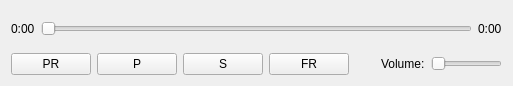
<?xml version="1.0" encoding="UTF-8"?>
<ui version="4.0">
 <class>PlayerControls</class>
 <widget class="QWidget" name="PlayerControls">
  <property name="geometry">
   <rect>
    <x>0</x>
    <y>0</y>
    <width>513</width>
    <height>86</height>
   </rect>
  </property>
  <property name="windowTitle">
   <string>Form</string>
  </property>
  <layout class="QVBoxLayout" name="verticalLayout">
   <item>
    <layout class="QHBoxLayout" name="playerLayout">
     <item>
      <widget class="QLabel" name="currentPositionLabel">
       <property name="text">
        <string>0:00</string>
       </property>
      </widget>
     </item>
     <item>
      <widget class="QSlider" name="playerSlider">
       <property name="orientation">
        <enum>Qt::Horizontal</enum>
       </property>
      </widget>
     </item>
     <item>
      <widget class="QLabel" name="totalDurationLabel">
       <property name="text">
        <string>0:00</string>
       </property>
      </widget>
     </item>
    </layout>
   </item>
   <item>
    <layout class="QHBoxLayout" name="controlLayout">
     <item>
      <widget class="QPushButton" name="previousBtn">
       <property name="minimumSize">
        <size>
         <width>0</width>
         <height>0</height>
        </size>
       </property>
       <property name="maximumSize">
        <size>
         <width>16777215</width>
         <height>16777215</height>
        </size>
       </property>
       <property name="text">
        <string>PR</string>
       </property>
      </widget>
     </item>
     <item>
      <widget class="QPushButton" name="playVideoBtn">
       <property name="maximumSize">
        <size>
         <width>16777215</width>
         <height>16777215</height>
        </size>
       </property>
       <property name="text">
        <string>P</string>
       </property>
      </widget>
     </item>
     <item>
      <widget class="QPushButton" name="stopVideoBtn">
       <property name="maximumSize">
        <size>
         <width>16777215</width>
         <height>16777215</height>
        </size>
       </property>
       <property name="text">
        <string>S</string>
       </property>
      </widget>
     </item>
     <item>
      <widget class="QPushButton" name="nextBtn">
       <property name="maximumSize">
        <size>
         <width>16777215</width>
         <height>16777215</height>
        </size>
       </property>
       <property name="text">
        <string>FR</string>
       </property>
      </widget>
     </item>
     <item>
      <spacer name="controlSpacer">
       <property name="orientation">
        <enum>Qt::Horizontal</enum>
       </property>
       <property name="sizeHint" stdset="0">
        <size>
         <width>40</width>
         <height>20</height>
        </size>
       </property>
      </spacer>
     </item>
     <item>
      <widget class="QLabel" name="volumeLabel">
       <property name="text">
        <string>Volume:</string>
       </property>
      </widget>
     </item>
     <item>
      <widget class="QSlider" name="volumeSlider">
       <property name="orientation">
        <enum>Qt::Horizontal</enum>
       </property>
      </widget>
     </item>
    </layout>
   </item>
  </layout>
 </widget>
 <resources/>
 <connections/>
</ui>
